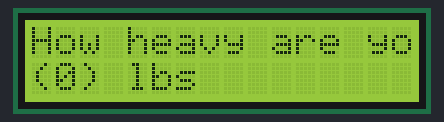
A sketch run on a simulated Arduino Uno, built with avr-gcc and run on an emulated ATmega328P. Parts: 16×2 character LCD.

Above: at 0.1 s.
At 4.1 s:
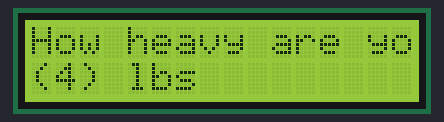
At 9.1 s:
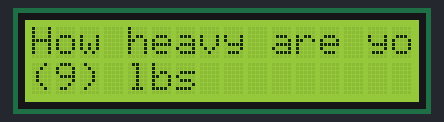
At 19.1 s:
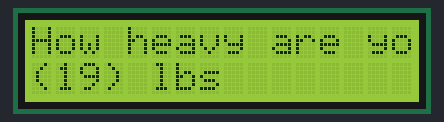
At 29.1 s:
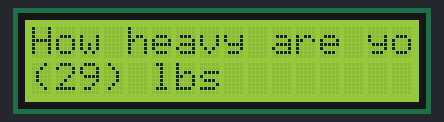
At 39.1 s:
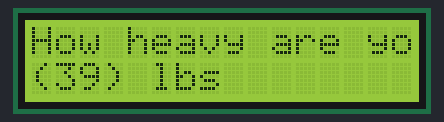

Measured:
- what the display in image 1 shows lasts 1.0 s, from 4.0 s to 5.0 s

The sketch:

SIK_Circuit_4A_LCDMassivePrick.ino
```cpp
#include <LiquidCrystal.h>  // include the LCD library

LiquidCrystal lcd(13, 12, 11, 10, 9, 8);  // define LCD pin connections

void setup() {
  lcd.begin(16, 2);     // initialize 16x2 LCD
  lcd.clear();          // clear any previous text
}

void loop() {
  lcd.setCursor(0, 0);              // top row
  lcd.print("How heavy are you");

  int fakeWeight = (millis() / 1000) % 300;  // simulate a weight up to 299 lbs

  lcd.setCursor(0, 1);              // bottom row
  lcd.print("(");
  lcd.print(fakeWeight);
  lcd.print(") lbs   ");  // extra spaces to clear leftover characters
}
```
